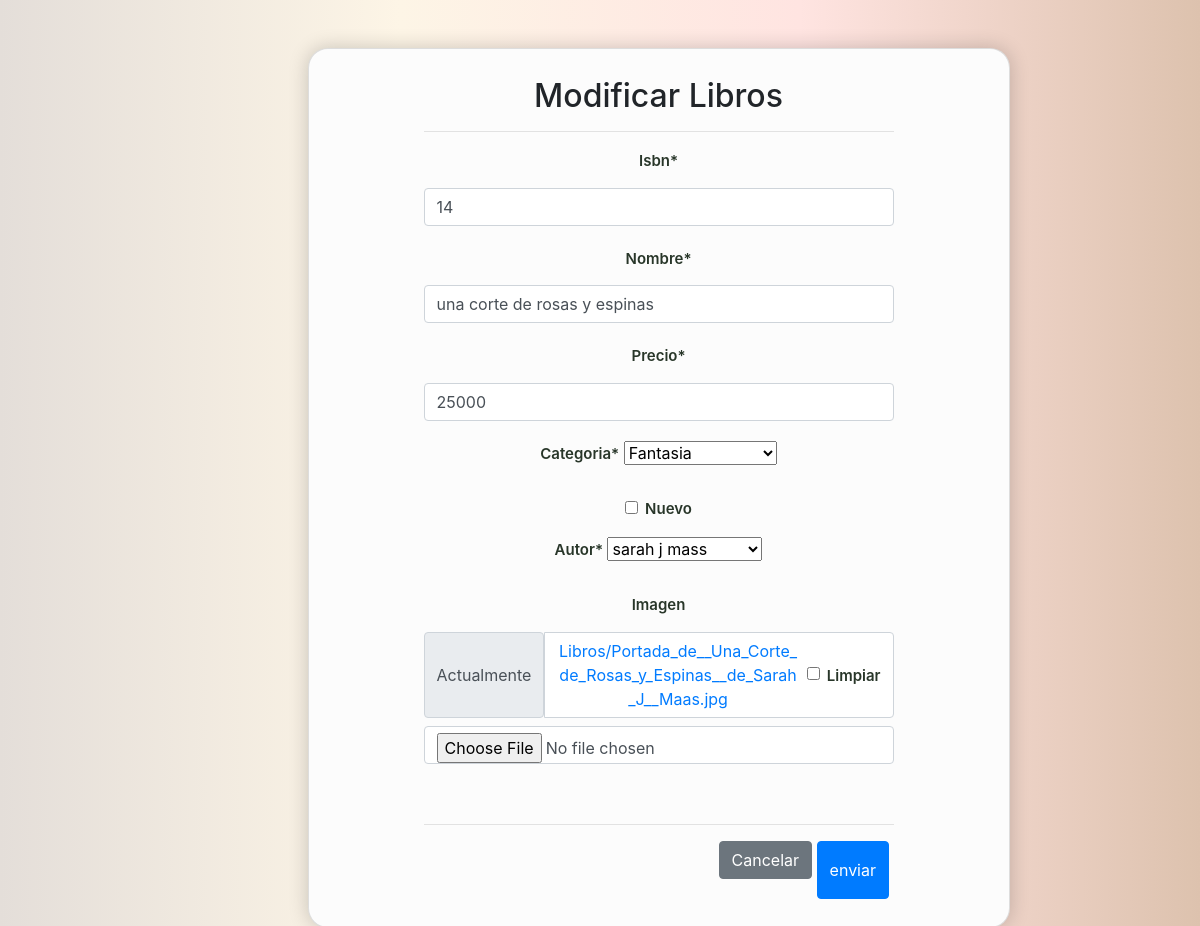
Page /modificarLibro/25/ (signed in) on the earlier database version.
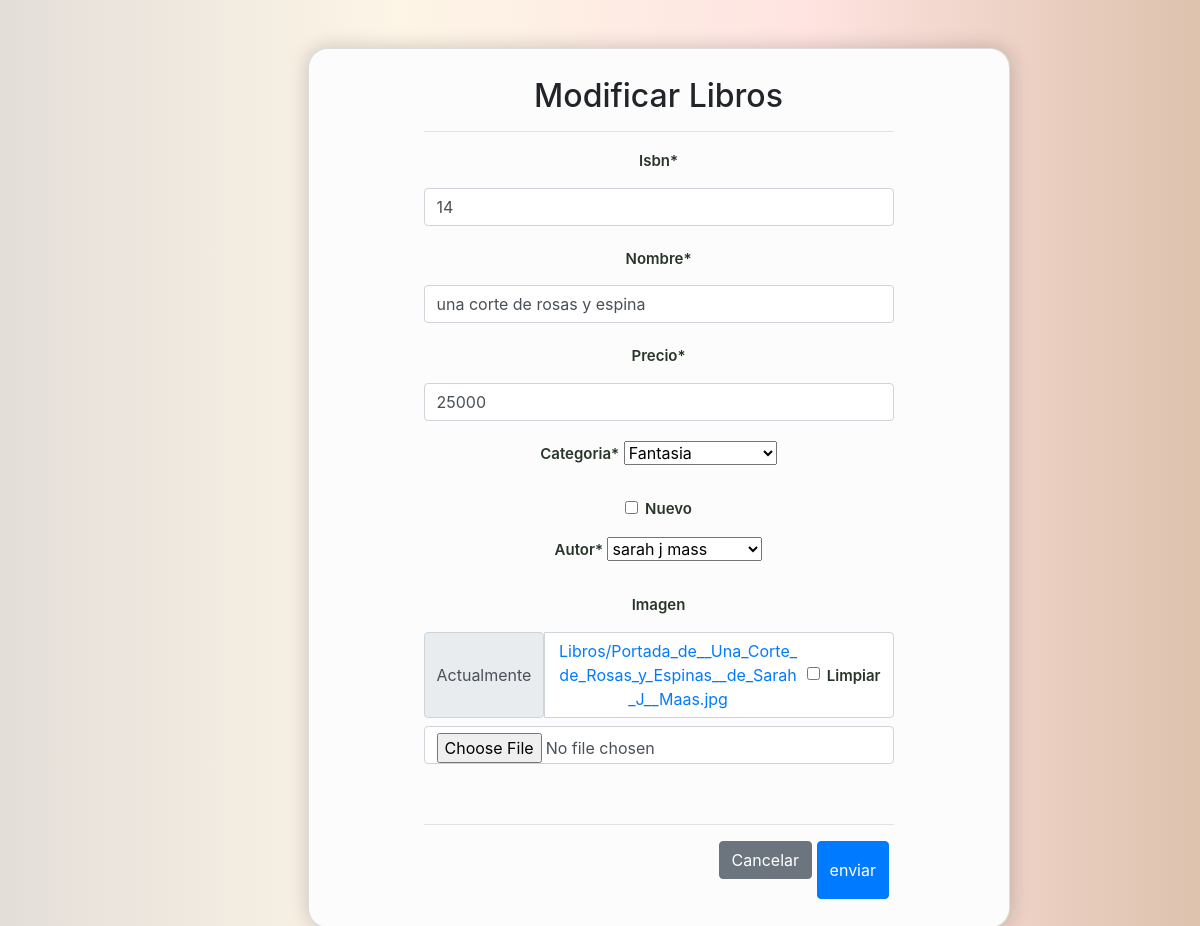
Same page on the later database version.
### tienda/models.py (models this page shows, shortened)
class Libro(models.Model):
    isbn = models.IntegerField()
    nombre = models.CharField(max_length=400)
    precio = models.IntegerField()
    categoria = models.IntegerField(choices=opciones_categoria)
    nuevo = models.BooleanField()
    autor = models.ForeignKey(Autor, on_delete=models.PROTECT)
    imagen = models.ImageField(upload_to="Libros",null=True)

class Autor(models.Model):
    idAutor = models.IntegerField()
    nombre = models.CharField(max_length=100)
    def __str__(selft):
        return selft.nombre

### tienda/views.py (the view, shortened to what this page needs)
# urls.py: path('modificarLibro/<int:id>/', modificarLibro, name='modificarLibro'),
@permission_required('tienda.change_libro')
def modificarLibro(request, id):
    libro = get_object_or_404(Libro, id=id)
    data = {
        'form': LibroForm(instance=libro)
    }
    return render(request, 'tienda/Libros/modificar.html',data)

### tienda/forms.py (shortened to what this page needs)
class LibroForm(forms.ModelForm):
    nombre = forms.CharField(min_length=3, max_length=30)
    isbn = forms.IntegerField(min_value=2, max_value=400000)
    imagen = forms.ImageField(required=False, validators=[MaxSizeFileValidator(max_file_size=2)])
    class Meta:
        model = Libro
        fields = '__all__'

### tienda/context_processor.py (called while the page is built)
def total_carrito(request):
    total = 0
    if request.user.is_authenticated:
        if "carrito" in request.session.keys():
            for key, value in request.session["carrito"].items():
                total += int(value["acumulado"])
    return {"total_carrito": total}

### tienda/templates/tienda/Libros/modificar.html (shortened to what this page needs)
{% load static %}
<!DOCTYPE html>
<html lang="en">
<head>
    {% load crispy_forms_tags %}
    <link rel="stylesheet" href="https://cdn.jsdelivr.net/npm/bootstrap@4.6.2/dist/css/bootstrap.min.css">
    <link rel="stylesheet" href="{% static 'css/crud.css'%}">
    <link rel="stylesheet" href="{% static 'css/ncontacto.css'%}">
</head>
<body>
    <br>
    <br>
    <div class="row"  >
        <div class="col-12 col-md-6 offset-md-3">
            <div class="card" >
                <div class="card-body ">
                    <h2>Modificar Libros</h2>
                    <hr>
                    <form action="" class="" method="post" enctype="multipart/form-data">
                        {{ form|crispy  }}
                        <br>
                        <hr>
                        <div class="d-flex justify-content-end">
                            <input type="reset" value="Cancelar" class="btn btn-secondary">
                            <button type="submit" id="btnEnviar" class="btn btn-primary">enviar</button>
                        </div>
                    </form>
                </div>
            </div>
        </div>
    </div>
    <br>
    <br>
</body>
</html>

Differences in the rows shown:
changed Libro "Fantasia": nombre "una corte de rosas y espinas" → "una corte de rosas y espina"
